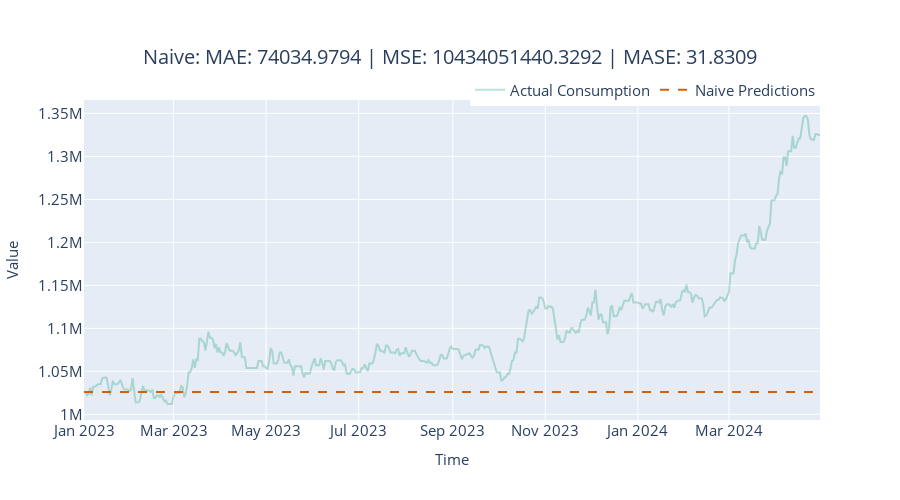

Source (notebook cell):
### Code cell
fig = plot_forecast(pred_df, forecast_columns=["naive_predictions"], forecast_display_names=['Naive Predictions'])
fig = format_plot(fig, title=f"Naive: MAE: {metrics['MAE']:.4f} | MSE: {metrics['MSE']:.4f} | MASE: {metrics['MASE']:.4f}")
# fig.update_xaxes(type="date", range=["2010-01-01", "2024-04-30"])
# fig.write_image("antam-forecast/images/naive.png")
fig.show()

### Figure 1 — Plotly figure (JSON) as saved in the notebook; plotly's stock layout.template omitted (floating-point values rounded to 4 significant figures; data arrays with more than 128 entries replaced by an {"elided": "..."} marker saying what was removed)
{"data": [{"line": {"color": "rgba(27,158,119, 0.3)"}, "mode": "lines", "name": "Actual Consumption", "type": "scatter", "x": {"elided": "486 str values"}, "y": {"elided": "486 int values"}}, {"line": {"color": "rgba(217,95,2, 1)", "dash": "dash"}, "mode": "lines", "name": "Naive Predictions", "type": "scatter", "x": {"elided": "486 str values"}, "y": {"elided": "486 int values"}}], "layout": {"autosize": false, "height": 500, "legend": {"font": {"size": 15}, "orientation": "h", "title": {}, "x": 1, "xanchor": "right", "y": 0.98, "yanchor": "bottom"}, "title": {"font": {"size": 20}, "text": "Naive: MAE: 74034.9794 | MSE: 10434051440.3292 | MASE: 31.8309", "x": 0.5, "xanchor": "center", "yanchor": "top"}, "width": 900, "xaxis": {"tickfont": {"size": 15}, "title": {"font": {"size": 15}, "text": "Time"}}, "yaxis": {"tickfont": {"size": 15}, "title": {"font": {"size": 15}, "text": "Value"}}}}
